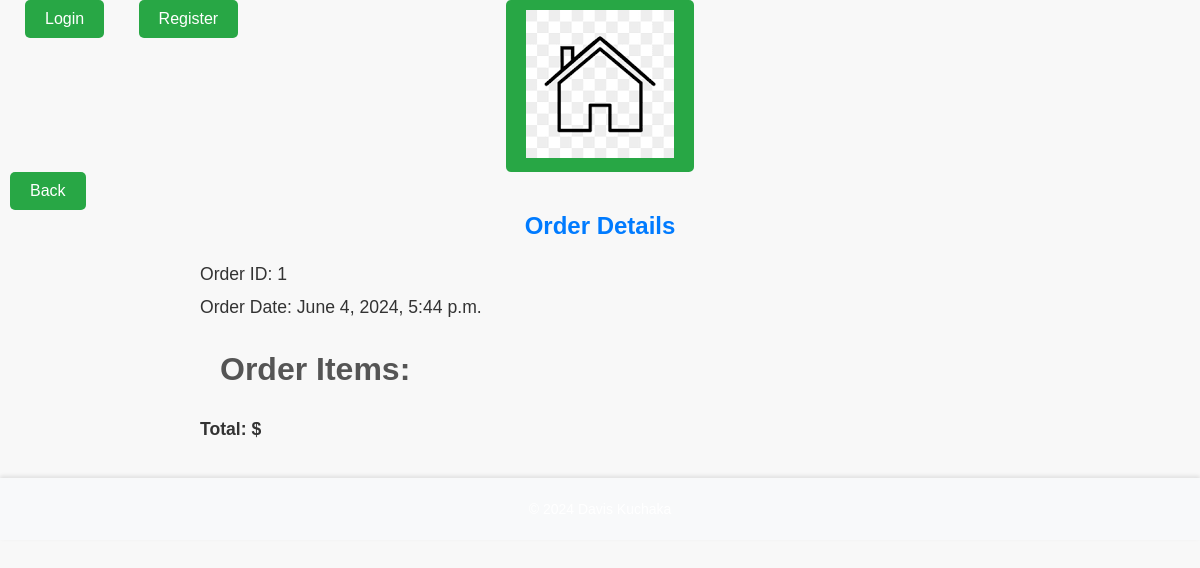
Page /order/1/ on the earlier database version.
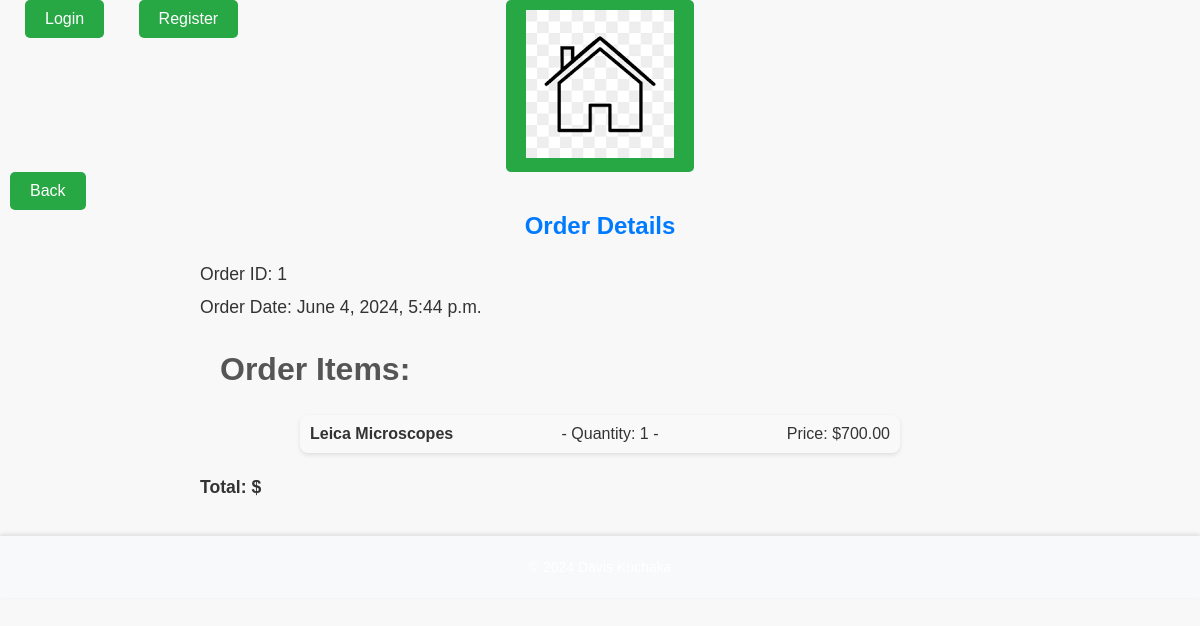
Same page on the later database version.
### labridge_app/models.py (models this page shows, shortened)
class Order(models.Model):
    user = models.ForeignKey(settings.AUTH_USER_MODEL, on_delete=models.CASCADE)
    created_at = models.DateTimeField(auto_now_add=True)
    completed = models.BooleanField(default=False)

class OrderItem(models.Model):
    order = models.ForeignKey(Order, on_delete=models.CASCADE)
    product = models.ForeignKey(Product, on_delete=models.CASCADE)
    quantity = models.PositiveIntegerField(default=1)

class Product(models.Model):
    name = models.CharField(max_length=255)
    category = models.ForeignKey(Category, on_delete=models.CASCADE)
    supplier = models.ForeignKey(Supplier, on_delete=models.CASCADE)
    description = models.TextField()
    price = models.DecimalField(max_digits=10, decimal_places=2)
    stock = models.PositiveIntegerField()

### labridge_app/views.py (the view)
# urls.py: path('order/<int:order_id>/', views.order_detail, name='order_detail'),
def order_detail(request, order_id):
    order = get_object_or_404(Order, pk=order_id)
    return render(request, 'labridge_app/order_detail.html', {'order': order})

### labridge_app/templates/labridge_app/order_detail.html (shortened to what this page needs)
{% extends "labridge_app/base.html" %}
{% load static %}
{% block content %}
  <link rel="stylesheet" type="text/css" href="{% static 'labridge_app/css/order_detail.css' %}">
  <div class="order-container">
    <h1 class="order-title">Order Details</h1>
    <div class="order-info">
      <p>Order ID: {{ order.id }}</p>
      <p>Order Date: {{ order.created_at }}</p>
    </div>
    <h2>Order Items:</h2>
    <ul class="order-items">
      {% for item in order.orderitem_set.all %}
        <li class="order-item">
          <span class="order-item-name">{{ item.product.name }}</span> -
          Quantity: {{ item.quantity }} -
          <span class="order-item-price">Price: ${{ item.product.price }}</span>
        </li>
      {% endfor %}
    </ul>
    <p class="total-amount">Total: ${{ order.get_total }}</p>
  </div>
{% endblock %}

### labridge_app/templates/labridge_app/base.html (shortened to what this page needs)
{% load static %}
<!DOCTYPE html>
<html lang="en">
<head>
    <link rel="stylesheet" type="text/css" href="{% static 'labridge_app/css/base.css' %}">
    <link rel="stylesheet" type="text/css" href="{% static 'labridge_app/css/landing.css' %}">
    <link rel="stylesheet" type="text/css" href="{% static 'labridge_app/css/product_list.css' %}">
    <link rel="stylesheet" type="text/css" href="{% static 'labridge_app/css/product_detail.css' %}">
    <link rel="stylesheet" type="text/css" href="{% static 'labridge_app/css/order_history.css' %}">
    <link rel="stylesheet" type="text/css" href="{% static 'labridge_app/css/add_to_cart.css' %}">
    <link rel="stylesheet" type="text/css" href="{% static 'labridge_app/css/cart_detail.css' %}">
    <link rel="stylesheet" type="text/css" href="{% static 'labridge_app/css/checkout.css' %}">
</head>
<body>
    <nav>
        <div class="navbar-left">
            {% if user.is_authenticated %}
                <form method="post" action="{% url 'logout' %}" style="display: inline;">
                    {% csrf_token %}
                    <button type="submit" class="nav-link" style="background:none; border:none; padding:0; margin:0; cursor:pointer; color: inherit;">Logout</button>
                </form>
            {% else %}
                <a class="nav-link" href="{% url 'login' %}">Login</a>
                <a class="nav-link" href="{% url 'register' %}">Register</a>
            {% endif %}
        </div>
        <div class="navbar-center">
            <a href="{% url 'landing_page' %}">
                <img src="{% static 'labridge_app/images/home_icon.png' %}" alt="Home">
            </a>
        </div>
        <div class="navbar-left">
            <button onclick="goBack()" class="back-button">Back</button>
        </div>
    </nav>
    <div>
        {% block content %}{% endblock %}
    </div>
    <footer>
        <p>&copy; 2024 Davis Kuchaka</p>
    </footer>
</body>
</html>

### labridge_app/static/labridge_app/css/base.css (style rules this page uses)
body { font-family: Arial, sans-serif; background-color: #f4f4f4; margin: 0; padding: 0; }
.navbar-left { position: absolute; left: 10px; }
.navbar-center { text-align: center; }
.nav-link { color: white; text-decoration: none; margin: 0 15px; }
footer { text-align: center; padding: 10px; background-color: #333; color: white; }

### labridge_app/static/labridge_app/css/landing.css (style rules this page uses)
body { font-family: Arial, sans-serif; margin: 0; padding: 0; box-sizing: border-box; color: #333333; }
footer { background: #f8f9fa; padding: 20px; text-align: center; box-shadow: 0 -2px 4px rgba(0, 0, 0, 0.1); }
footer p { margin: 0; font-size: 14px; }

### labridge_app/static/labridge_app/css/product_list.css (style rules this page uses)
h1 { font-size: 2.5em; color: #333; text-align: center; margin-top: 20px; }
h2 { font-size: 2em; color: #555; margin-top: 30px; margin-left: 20px; }
ul { list-style-type: none; padding: 0; margin: 10px auto; max-width: 800px; background: #f9f9f9; border-radius: 8px; box-shadow: 0 2px 4px rgba(0, 0, 0, 0.1); }
ul li { padding: 10px; border-bottom: 1px solid #ddd; }
ul li:last-child { border-bottom: none; }

### labridge_app/static/labridge_app/css/product_detail.css (style rules this page uses)
body { font-family: Arial, sans-serif; margin: 0; padding: 0; background-color: #f8f8f8; color: #333; }
h1 { font-size: 2em; color: #007bff; margin-bottom: 20px; }
p { font-size: 1.1em; line-height: 1.6; margin-bottom: 15px; }
a { display: inline-block; padding: 10px 20px; background-color: #28a745; color: #fff; text-decoration: none; border-radius: 5px; transition: background-color 0.3s; }

### labridge_app/static/labridge_app/css/order_history.css (style rules this page uses)
h1 { font-size: 2em; color: #333; text-align: center; margin-top: 20px; }
ul { list-style-type: none; padding: 0; margin: 20px auto; max-width: 600px; background: #f9f9f9; border-radius: 8px; box-shadow: 0 2px 4px rgba(0, 0, 0, 0.1); }
ul li { padding: 10px; border-bottom: 1px solid #ddd; display: flex; justify-content: space-between; }
ul li:last-child { border-bottom: none; }

### labridge_app/static/labridge_app/css/cart_detail.css (style rules this page uses)
h1 { font-size: 2em; color: #333; text-align: center; margin-top: 20px; }
ul { list-style-type: none; padding: 0; margin: 20px auto; max-width: 600px; background: #f9f9f9; border-radius: 8px; box-shadow: 0 2px 4px rgba(0, 0, 0, 0.1); }
ul li { padding: 10px; border-bottom: 1px solid #ddd; display: flex; justify-content: space-between; }
ul li:last-child { border-bottom: none; }

### labridge_app/static/labridge_app/css/checkout.css (style rules this page uses)
body { font-family: Arial, sans-serif; margin: 0; padding: 0; background-color: #f8f8f8; color: #333; }
h1 { font-size: 2em; color: #007bff; margin-bottom: 20px; }
button { padding: 10px 20px; background-color: #28a745; color: #fff; border: none; border-radius: 5px; font-size: 1em; cursor: pointer; transition: background-color 0.3s; }

### labridge_app/static/labridge_app/css/order_detail.css (style rules this page uses)
.order-container { max-width: 800px; margin: 0 auto; padding: 20px; }
.order-title { font-size: 24px; font-weight: bold; margin-bottom: 20px; }
.order-info { margin-bottom: 20px; }
.order-info p { margin: 5px 0; }
.order-items { list-style-type: none; padding: 0; }
.order-item { margin-bottom: 10px; }
.order-item-name { font-weight: bold; }
.order-item-price { margin-left: 20px; }
.total-amount { font-weight: bold; margin-top: 20px; }

Differences in the rows shown:
added OrderItem: product.name "Leica Microscopes", quantity "1", product.price "700.00"
